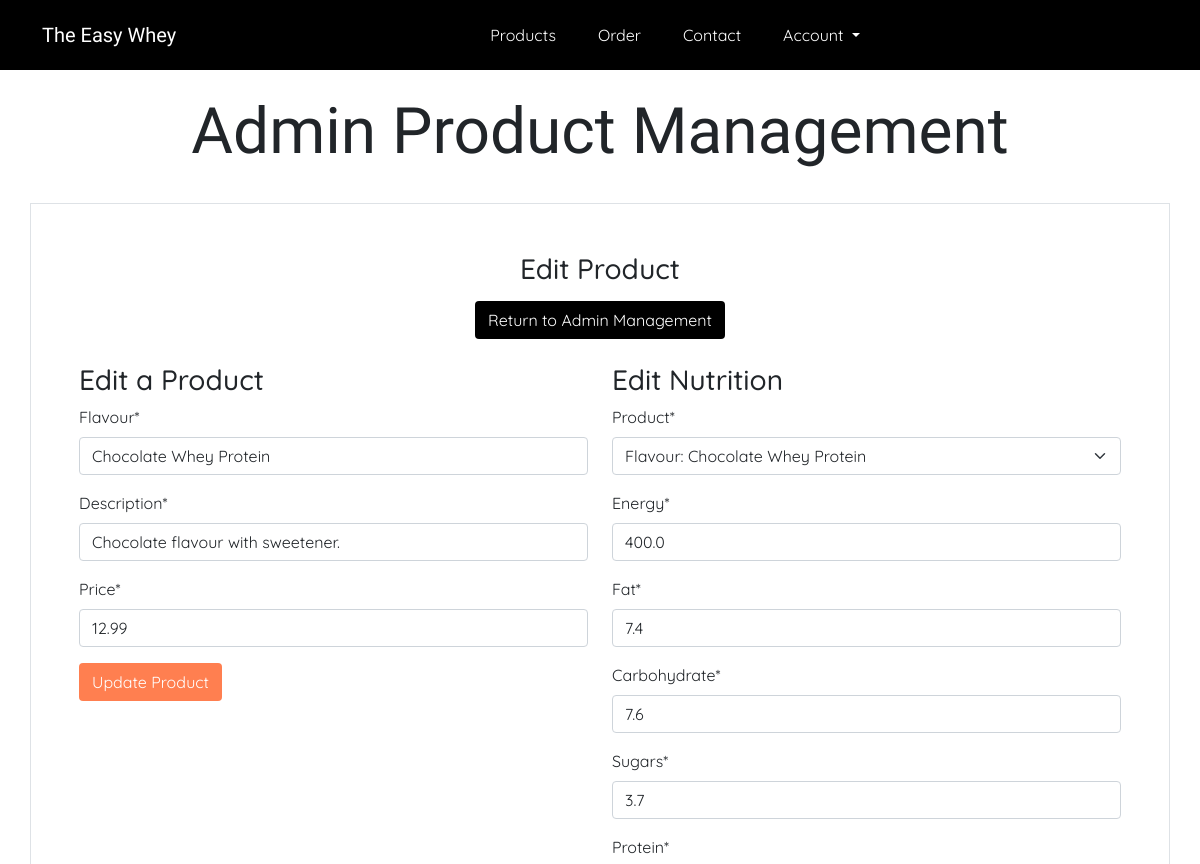
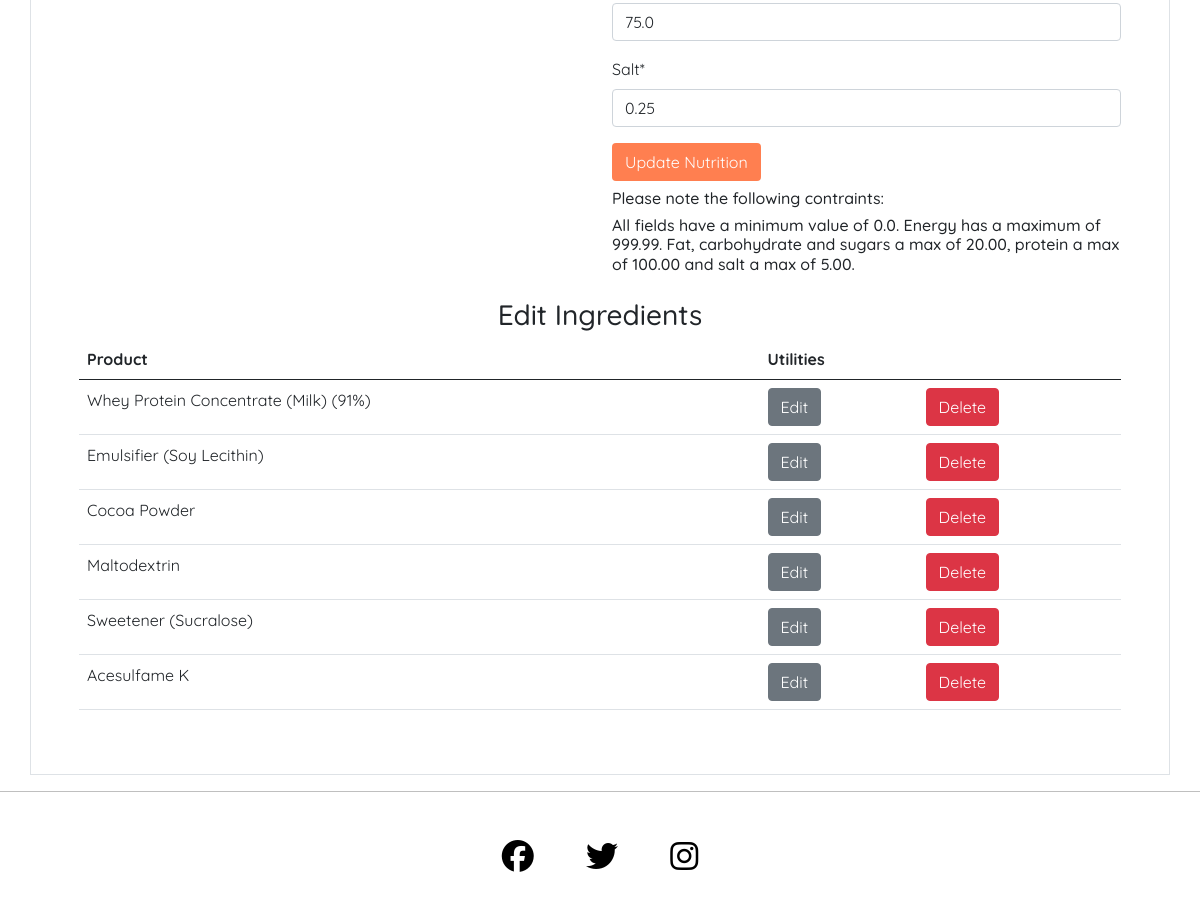
The app's page /product/admin/edit/item/1 (signed in) with its own data (2 pictures, top to bottom).
### products/models.py (models this page shows, shortened)
class Product(models.Model):
    flavour = models.CharField(max_length=50, null=False, blank=False)
    description = models.CharField(max_length=200, null=False, blank=False)
    price = models.DecimalField(
        max_digits=5, decimal_places=2, null=False, blank=False, default="6.99"
    )
    def __str__(self):
        return f"Flavour: {self.flavour}"

class Nutrition(models.Model):
    class Meta:
        verbose_name_plural = "Nutrition"
    product = models.ForeignKey(
        Product, on_delete=models.CASCADE, related_name="nutrition"
    )
    energy = models.FloatField(
        validators=[MinValueValidator(0.0), MaxValueValidator(999.99)]
    )
    fat = models.FloatField(
        validators=[MinValueValidator(0.0), MaxValueValidator(20.00)]
    )
    carbohydrate = models.FloatField(
        validators=[MinValueValidator(0.0), MaxValueValidator(20.00)]
    )
    sugars = models.FloatField(
        validators=[MinValueValidator(0.0), MaxValueValidator(20.00)]
    )
    protein = models.FloatField(
        validators=[MinValueValidator(0.0), MaxValueValidator(100.00)]
    )
    salt = models.FloatField(
        validators=[MinValueValidator(0.0), MaxValueValidator(5.00)]
    )

class Ingredient(models.Model):
    product = models.ForeignKey(
        Product, on_delete=models.CASCADE, related_name="ingredient"
    )
    name = models.CharField(
        max_length=50, blank=False, null=False,
        default="You need an ingredient"
    )

### products/views.py (the view, shortened to what this page needs)
# urls.py: path('product/admin/edit/item/<item_id>', views.admin_edit_item,
@login_required
@staff_member_required
def admin_edit_item(request, item_id):
    item_product = False
    try:
        item_product = Product.objects.get(id=item_id)
    except Exception as error:
        messages.error(request, ('Sorry, there has been an error.'))
        return HttpResponse(content=error, status=400)
    item_nutrition = False
    try:
        item_nutrition = Nutrition.objects.filter(product_id=item_id)
    except Exception as error:
        messages.error(request, ('Sorry, there has been an error.'))
        return HttpResponse(content=error, status=400)
    item_ingredients = False
    try:
        item_ingredients = Ingredient.objects.filter(product__id=item_id)
    except Exception as error:
        messages.error(request, ('Sorry, there has been an error.'))
        return HttpResponse(content=error, status=400)
    template = 'products/admin_edit_item.html'
    items = Ingredient.objects.filter(product_id=item_id)
    product_id = item_id
    context = {
        "items": items,
        "product_id": product_id,
        }
    ingredient_forms = []
    if item_product:
        product_form = ProductForm(instance=item_product)
        context["product_form"] = product_form
    if item_nutrition:
        nutrition_form = NutritionForm(instance=item_nutrition.first())
        context["nutrition_form"] = nutrition_form
    if item_ingredients:
        for ingredient in item_ingredients:
            ingredient_forms.append(IngredientForm(instance=ingredient))
    context["ingredient_forms"] = ingredient_forms
    return render(request, template, context)

### products/forms.py
class ProductForm(forms.ModelForm):
    class Meta:
        model = Product
        fields = '__all__'

class NutritionForm(forms.ModelForm):
    class Meta:
        model = Nutrition
        fields = '__all__'

### templates/products/admin_edit_item.html (shortened to what this page needs)
{% extends 'base.html' %}
{% load static %}
{% block header %}
<div class="container-fluid">
    <div class="row my-4">
        <div class="col text-center">
            <h2 class="display-3 title-font">Admin Product Management</h2>
        </div>
    </div>
</div>
{% endblock %}
{% block content %}
<div class="container border py-5 px-5 mt-4">
    <div class="row justify-content-center align-items-center">
        <div class="col-md-6 text-center">
            <h3 class="text-font">Edit Product</h3>
            <a class="btn text-white background-black text-font my-2" href="{% url 'product_management' %}">Return to
                Admin Management</a>
        </div>
    </div>
    <div class="row">
        <div class="col-md-6">
            <h3 class="text-font mt-3">Edit a Product</h3>
            <form method="POST" class="form text-font">
                {{ product_form | crispy }}
                <button class="button btn standout-button" type="submit" name="product_form_edit_button">Update
                    Product</button>
            </form>
        </div>
        {% if nutrition_form %}
        <div class="col-md-6">
            <h3 class="text-font mt-3">Edit Nutrition</h3>
            <form method="POST" class="form text-font">
                {{ nutrition_form | crispy }}
                <button class="button btn standout-button" type="submit" name="nutrition_form_edit_button">Update
                    Nutrition</button>
            </form>
            <p class="text-font h6 mt-2">Please note the following contraints:</p>
            <p class="text-font h6 mb-2">All fields have a minimum value of 0.0. Energy has a maximum of 999.99. Fat,
                carbohydrate and sugars a max of 20.00, protein a max of 100.00 and salt a max of 5.00.</p>
        </div>
        {% endif %}
    </div>
    <div class="row">
        <div class="col">
            <h3 class="text-font text-center mt-3 scroller">Edit Ingredients</h3>
            <table class="table table-hover text-font">
                <thead>
                    <tr>
                        <th scope="col">Product</th>
                        <th colspan="2" scope="col">Utilities</th>
                    </tr>
                </thead>
                <tbody>
                    {% if items %}
                    {% for item in items %}
                    <tr>
                        <td>{{ item.name }}</td>
                        <td><a class="btn btn-secondary" href="{{ product_id }}/ingredient/{{ item.id }}">Edit</a>
                        </td>
                        <td><button type="button" class="btn btn-danger" data-bs-toggle="modal"
                                data-bs-target="#staticBackdrop{{ forloop.counter }}">
                                Delete
                            </button>
                        </td>
                    </tr>
                    {% endfor %}
                    {% endif %}
                </tbody>
            </table>
        </div>
    </div>
</div>
{% endblock %}

### static/css/style.css (style rules this page uses)
.title-font { font-family: 'Shadows Into Light', sans-serif; }
.text-font { font-family: 'Quicksand', sans-serif; }
.text-white { color: white !important; }
.background-black { background-color: black !important; }
.standout-button { background-color: coral !important; color: white !important; }
.scroller { overflow-y: auto; max-height: 50vh; }

### records on screen
Product: flavour "Chocolate Whey Protein", description "Chocolate flavour with sweetener.", price "12.99"
Nutrition: product "Flavour: Chocolate Whey Protein", energy "400.0", fat "7.4", carbohydrate "7.6", sugars "3.7", protein "75.0", salt "0.25"
Ingredient: name "Whey Protein Concentrate (Milk) (91%)"
Ingredient: name "Emulsifier (Soy Lecithin)"
Ingredient: name "Cocoa Powder"
Ingredient: name "Maltodextrin"
Ingredient: name "Sweetener (Sucralose)"
Ingredient: name "Acesulfame K"
